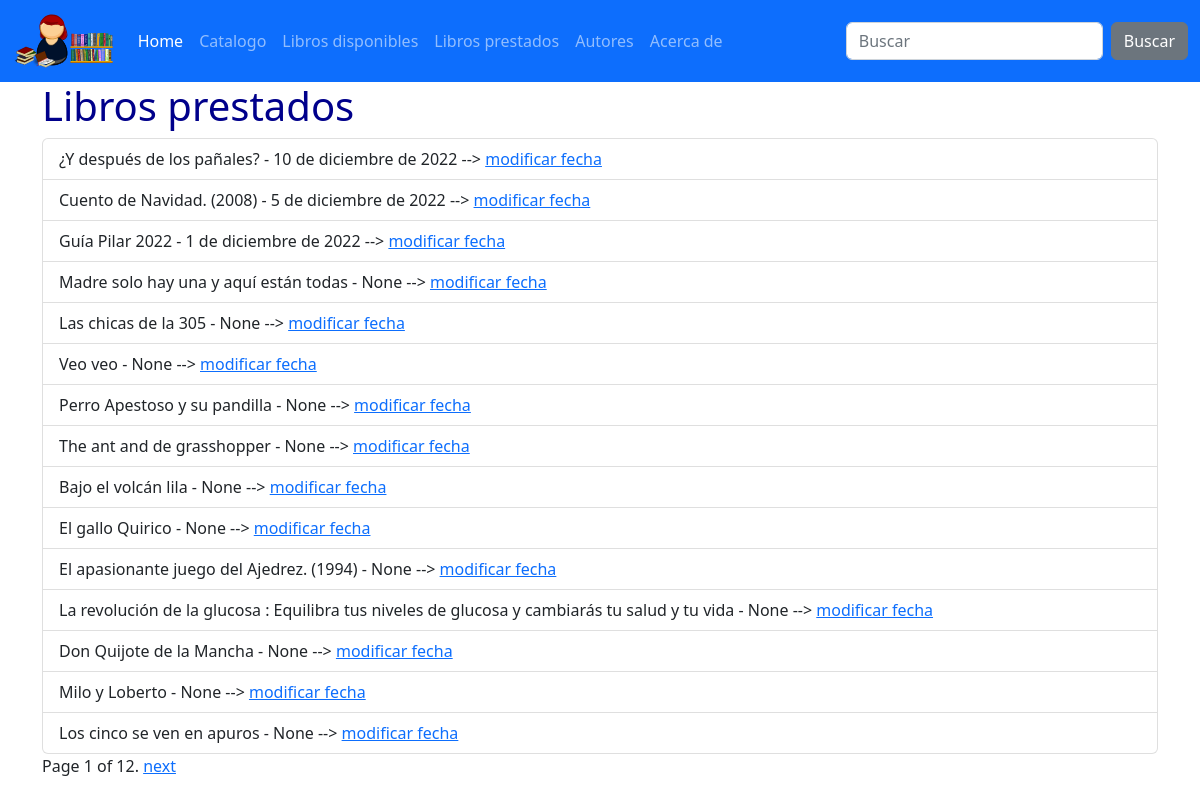
/catalogo/prestados/, run on an earlier commit of the app's database.
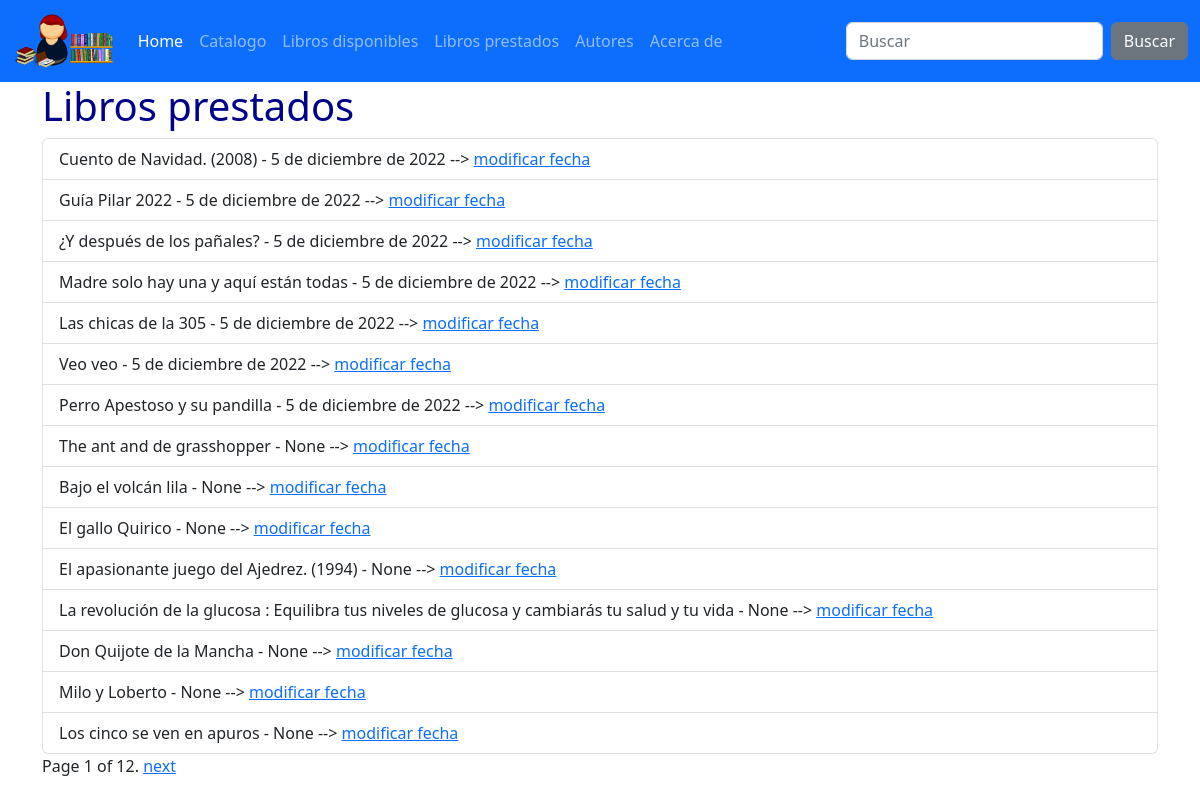
And on a later commit of the database.
### catalog/models.py (models this page shows, shortened)
class BookInstance(models.Model):
    id = models.UUIDField(primary_key=True,
                          default=uuid.uuid4,
                          help_text='Unique ID for this particular book across whole library')
    book = models.ForeignKey('Book',
                             on_delete=models.SET_NULL, null=True)
    imprint = models.CharField(max_length=200, blank=True)
    due_back = models.DateField(null=True, blank=True)
    image = models.ImageField(upload_to='images', blank=True, null=True)
    LOAN_STATUS = (
        ('m', 'Maintenance'),
        ('o', 'On loan'),
        ('a', 'Available'),
        ('r', 'Reserved'),
    )
    status = models.CharField(
        max_length=1,
        choices=LOAN_STATUS,
        blank=True,
        default='m',
        help_text='Book availability',
    )
    class Meta:
        ordering = ['due_back']

class Book(models.Model):
    title = models.CharField(max_length=200)
    author = models.ForeignKey('Author',
                               on_delete=models.SET_NULL,  # que pasa si borramos el autor?
                               null=True)  # puede ser nulo?
    summary = models.TextField(
        max_length=1000,
        help_text='Enter a brief description of the book',
        blank=True)
    isbn = models.CharField(
        'ISBN',
        max_length=13,
        help_text='13 Character <a href="https://www.isbn-international.org/content/what-isbn">ISBN number</a>')
    genre = models.ManyToManyField('Genre',
                                   help_text='Select a genre for this book')
    language = models.ForeignKey(
        'Language', on_delete=models.SET_NULL, null=True)
    class Meta:
        verbose_name = _('Book')
        verbose_name_plural = _('Books')
        ordering = ['title']

### catalog/views.py (the view)
# urls.py: path('prestados/', LibrosPrestados.as_view(), name='prestados'),
class LibrosPrestados(ListView):
    model = BookInstance
    template_name = 'catalog/libros_prestados.html'
    paginate_by = 15
    def get_queryset(self):
        return BookInstance.objects.filter(status__exact='o').order_by('-due_back')

### catalog/templates/catalog/libros_prestados.html (shortened to what this page needs)
{% extends 'base.html' %}
{% block content %}
    <h1>Libros prestados</h1>
    <ul class="list-group">
    {% for libro in bookinstance_list %}
<li class="list-group-item">{{ libro.book.title }} - {{ libro.due_back }} -->
    <a href="{% url 'renovar-fecha' libro.id %}"> modificar fecha </a></li>
    {% endfor %}
</ul>
    {% if is_paginated %}
        <div class="pagination">
            <span class="page-links">
                <span class="page-current">
                    Page {{ page_obj.number }} of {{ page_obj.paginator.num_pages }}.
                </span>
                {% if page_obj.has_next %}
                    <a href="{{ request.path }}?page={{ page_obj.next_page_number }}">next</a>
                {% endif %}
            </span>
        </div>
    {% endif %}
{% endblock %}

What changed in the data, as far as the page shows it:
changed BookInstance "Guía Pilar 2022": due_back "1 de diciembre de 2022" → "5 de diciembre de 2022"
changed BookInstance "¿Y después de los pañales?": due_back "10 de diciembre de 2022" → "5 de diciembre de 2022"; moves down the list
changed BookInstance "Madre solo hay una y aquí están todas": due_back "None" → "5 de diciembre de 2022"
changed BookInstance "Las chicas de la 305": due_back "None" → "5 de diciembre de 2022"
changed BookInstance "Veo veo": due_back "None" → "5 de diciembre de 2022"
changed BookInstance "Perro Apestoso y su pandilla": due_back "None" → "5 de diciembre de 2022"
